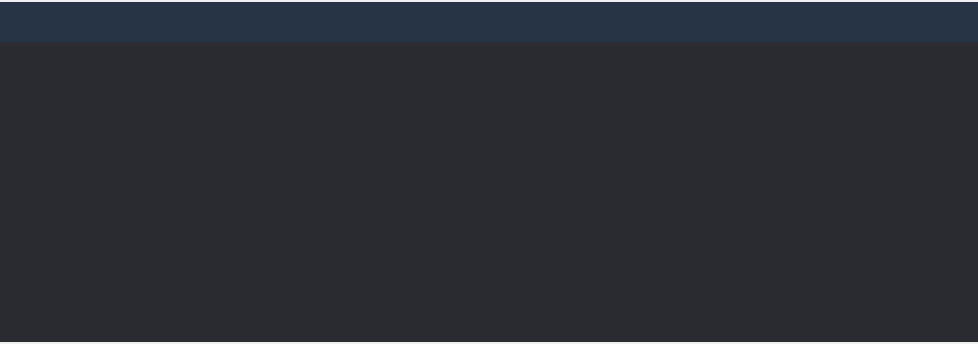
<?xml version="1.0" encoding="UTF-8"?>
<ui version="4.0">
 <class>RecommendForm</class>
 <widget class="QWidget" name="RecommendForm">
  <property name="geometry">
   <rect>
    <x>0</x>
    <y>0</y>
    <width>978</width>
    <height>344</height>
   </rect>
  </property>
  <property name="windowTitle">
   <string>Form</string>
  </property>
  <layout class="QVBoxLayout" name="verticalLayout_3">
   <property name="spacing">
    <number>0</number>
   </property>
   <property name="leftMargin">
    <number>0</number>
   </property>
   <property name="topMargin">
    <number>0</number>
   </property>
   <property name="rightMargin">
    <number>0</number>
   </property>
   <property name="bottomMargin">
    <number>0</number>
   </property>
   <item>
    <layout class="QVBoxLayout" name="verticalLayout_2" stretch="3">
     <property name="spacing">
      <number>0</number>
     </property>
     <item>
      <layout class="QVBoxLayout" name="verticalLayout">
       <property name="spacing">
        <number>0</number>
       </property>
       <item>
        <widget class="QWidget" name="widget_select" native="true">
         <property name="minimumSize">
          <size>
           <width>0</width>
           <height>40</height>
          </size>
         </property>
         <property name="maximumSize">
          <size>
           <width>16777215</width>
           <height>40</height>
          </size>
         </property>
         <property name="styleSheet">
          <string notr="true">background-color:#263446;</string>
         </property>
         <layout class="QHBoxLayout" name="horizontalLayout_2">
          <property name="spacing">
           <number>10</number>
          </property>
          <property name="leftMargin">
           <number>0</number>
          </property>
          <property name="topMargin">
           <number>0</number>
          </property>
          <property name="rightMargin">
           <number>0</number>
          </property>
          <property name="bottomMargin">
           <number>0</number>
          </property>
          <item>
           <layout class="QHBoxLayout" name="horizontalLayout">
            <property name="spacing">
             <number>20</number>
            </property>
            <item>
             <spacer name="horizontalSpacer">
              <property name="orientation">
               <enum>Qt::Horizontal</enum>
              </property>
              <property name="sizeHint" stdset="0">
               <size>
                <width>40</width>
                <height>20</height>
               </size>
              </property>
             </spacer>
            </item>
            <item>
             <widget class="QPushButton" name="pushButton_jingxuan">
              <property name="minimumSize">
               <size>
                <width>75</width>
                <height>32</height>
               </size>
              </property>
              <property name="maximumSize">
               <size>
                <width>80</width>
                <height>32</height>
               </size>
              </property>
              <property name="styleSheet">
               <string notr="true">QPushButton
{
background-color: transparent;
color: #00aaff;
border:2px solid transparent;
font-size:14px;
font-weight:700;
}

QPushButton:hover
{
color:white;
border-bottom-color:#ff0000;
font-size:16px;
font-weight:700;
}

QPushButton:checked
{
border-bottom-color:#ff0000;
font-size:16px;
font-weight:700;
}</string>
              </property>
              <property name="text">
               <string/>
              </property>
             </widget>
            </item>
            <item>
             <widget class="QPushButton" name="pushButton_songer">
              <property name="minimumSize">
               <size>
                <width>75</width>
                <height>32</height>
               </size>
              </property>
              <property name="maximumSize">
               <size>
                <width>80</width>
                <height>32</height>
               </size>
              </property>
              <property name="styleSheet">
               <string notr="true">QPushButton
{
background-color: transparent;
color: #00aaff;
border:2px solid transparent;
font-size:14px;
font-weight:700;
}

QPushButton:hover
{
color:white;
border-bottom-color:#ff0000;
font-size:16px;
font-weight:700;
}

QPushButton:checked
{
border-bottom-color:#ff0000;
font-size:16px;
font-weight:700;
}</string>
              </property>
              <property name="text">
               <string/>
              </property>
             </widget>
            </item>
            <item>
             <widget class="QPushButton" name="pushButton_ranking">
              <property name="minimumSize">
               <size>
                <width>75</width>
                <height>32</height>
               </size>
              </property>
              <property name="maximumSize">
               <size>
                <width>80</width>
                <height>32</height>
               </size>
              </property>
              <property name="styleSheet">
               <string notr="true">QPushButton
{
background-color: transparent;
color: #00aaff;
border:2px solid transparent;
font-size:14px;
font-weight:700;
}

QPushButton:hover
{
color:white;
border-bottom-color:#ff0000;
font-size:16px;
font-weight:700;
}

QPushButton:checked
{
border-bottom-color:#ff0000;
font-size:16px;
font-weight:700;
}</string>
              </property>
              <property name="text">
               <string/>
              </property>
             </widget>
            </item>
            <item>
             <widget class="QPushButton" name="pushButton_listsort">
              <property name="minimumSize">
               <size>
                <width>75</width>
                <height>32</height>
               </size>
              </property>
              <property name="maximumSize">
               <size>
                <width>80</width>
                <height>32</height>
               </size>
              </property>
              <property name="styleSheet">
               <string notr="true">QPushButton
{
background-color: transparent;
color: #00aaff;
border:2px solid transparent;
font-size:14px;
font-weight:700;
}

QPushButton:hover
{
color:white;
border-bottom-color:#ff0000;
font-size:16px;
font-weight:700;
}

QPushButton:checked
{
border-bottom-color:#ff0000;
font-size:16px;
font-weight:700;
}</string>
              </property>
              <property name="text">
               <string/>
              </property>
             </widget>
            </item>
            <item>
             <widget class="QPushButton" name="pushButton_zhubo">
              <property name="minimumSize">
               <size>
                <width>75</width>
                <height>32</height>
               </size>
              </property>
              <property name="maximumSize">
               <size>
                <width>80</width>
                <height>32</height>
               </size>
              </property>
              <property name="styleSheet">
               <string notr="true">QPushButton
{
background-color: transparent;
color: #00aaff;
border:2px solid transparent;
font-size:14px;
font-weight:700;
}

QPushButton:hover
{
color:white;
border-bottom-color:#ff0000;
font-size:16px;
font-weight:700;
}

QPushButton:checked
{
border-bottom-color:#ff0000;
font-size:16px;
font-weight:700;
}</string>
              </property>
              <property name="text">
               <string/>
              </property>
             </widget>
            </item>
            <item>
             <widget class="QPushButton" name="pushButton_musiclive">
              <property name="minimumSize">
               <size>
                <width>75</width>
                <height>32</height>
               </size>
              </property>
              <property name="maximumSize">
               <size>
                <width>80</width>
                <height>32</height>
               </size>
              </property>
              <property name="styleSheet">
               <string notr="true">QPushButton
{
background-color: transparent;
color: #00aaff;
border:2px solid transparent;
font-size:14px;
font-weight:700;
}

QPushButton:hover
{
color:white;
border-bottom-color:#ff0000;
font-size:16px;
font-weight:700;
}

QPushButton:checked
{
border-bottom-color:#ff0000;
font-size:16px;
font-weight:700;
}</string>
              </property>
              <property name="text">
               <string/>
              </property>
             </widget>
            </item>
            <item>
             <widget class="QPushButton" name="pushButton_viparea">
              <property name="minimumSize">
               <size>
                <width>75</width>
                <height>32</height>
               </size>
              </property>
              <property name="maximumSize">
               <size>
                <width>80</width>
                <height>32</height>
               </size>
              </property>
              <property name="styleSheet">
               <string notr="true">QPushButton
{
background-color: transparent;
color: #00aaff;
border:2px solid transparent;
font-size:14px;
font-weight:700;
}

QPushButton:hover
{
color:white;
border-bottom-color:#ff0000;
font-size:16px;
font-weight:700;
}

QPushButton:checked
{
border-bottom-color:#ff0000;
font-size:16px;
font-weight:700;
}</string>
              </property>
              <property name="text">
               <string/>
              </property>
             </widget>
            </item>
            <item>
             <spacer name="horizontalSpacer_2">
              <property name="orientation">
               <enum>Qt::Horizontal</enum>
              </property>
              <property name="sizeHint" stdset="0">
               <size>
                <width>40</width>
                <height>20</height>
               </size>
              </property>
             </spacer>
            </item>
           </layout>
          </item>
         </layout>
        </widget>
       </item>
       <item>
        <widget class="QStackedWidget" name="stackedWidget_recommend">
         <property name="minimumSize">
          <size>
           <width>0</width>
           <height>300</height>
          </size>
         </property>
         <property name="maximumSize">
          <size>
           <width>16777215</width>
           <height>300</height>
          </size>
         </property>
         <property name="styleSheet">
          <string notr="true">background-color:#2a2a31;
</string>
         </property>
         <property name="currentIndex">
          <number>1</number>
         </property>
         <widget class="QWidget" name="page"/>
         <widget class="QWidget" name="page_2"/>
        </widget>
       </item>
      </layout>
     </item>
    </layout>
   </item>
  </layout>
 </widget>
 <resources/>
 <connections/>
</ui>
